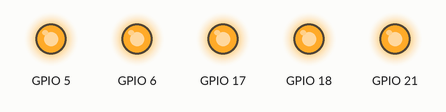
Bench run of a program on a simulated Seeed XIAO ESP32-S3. Shown: output pins drawn as LEDs (lit = HIGH).

Above: at 7.5 s.
At 12.5 s:
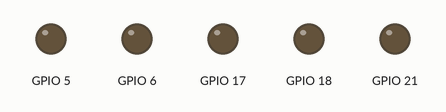
Timing chart, 0 to 18.0 s (numbered marks = the images above):
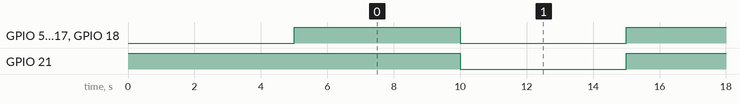

The program:

main.cpp
```cpp
#include <Arduino.h>

HardwareSerial MySerial(1);

void setup() {
  pinMode(BUILTIN_LED, OUTPUT);
  digitalWrite(BUILTIN_LED, HIGH);

  pinMode(GPIO_NUM_5, OUTPUT);
  pinMode(GPIO_NUM_6, OUTPUT);
  digitalWrite(GPIO_NUM_5, LOW);
  digitalWrite(GPIO_NUM_6, LOW);
  pinMode(GPIO_NUM_17, OUTPUT);
  pinMode(GPIO_NUM_18, OUTPUT);
  digitalWrite(GPIO_NUM_17, LOW);
  digitalWrite(GPIO_NUM_18, LOW);

  MySerial.begin(115200, SERIAL_8N1, 34, 33);

  delay(5000);

  MySerial.println("START");
}

void loop() {
  digitalWrite(GPIO_NUM_5, HIGH);
  digitalWrite(GPIO_NUM_6, HIGH);
  digitalWrite(GPIO_NUM_17, HIGH);
  digitalWrite(GPIO_NUM_18, HIGH);
  digitalWrite(BUILTIN_LED, HIGH);
  MySerial.println("HIGH");
  delay(5000);
  digitalWrite(GPIO_NUM_5, LOW);
  digitalWrite(GPIO_NUM_6, LOW);
  digitalWrite(GPIO_NUM_17, LOW);
  digitalWrite(GPIO_NUM_18, LOW);
  digitalWrite(BUILTIN_LED, LOW);
  MySerial.println("LOW");
  delay(5000);
}
```

Measured:
- by itself, GPIO 5, GPIO 6, GPIO 17, GPIO 18, GPIO 21: alternates HIGH for 5.0 s and LOW for 5.0 s
